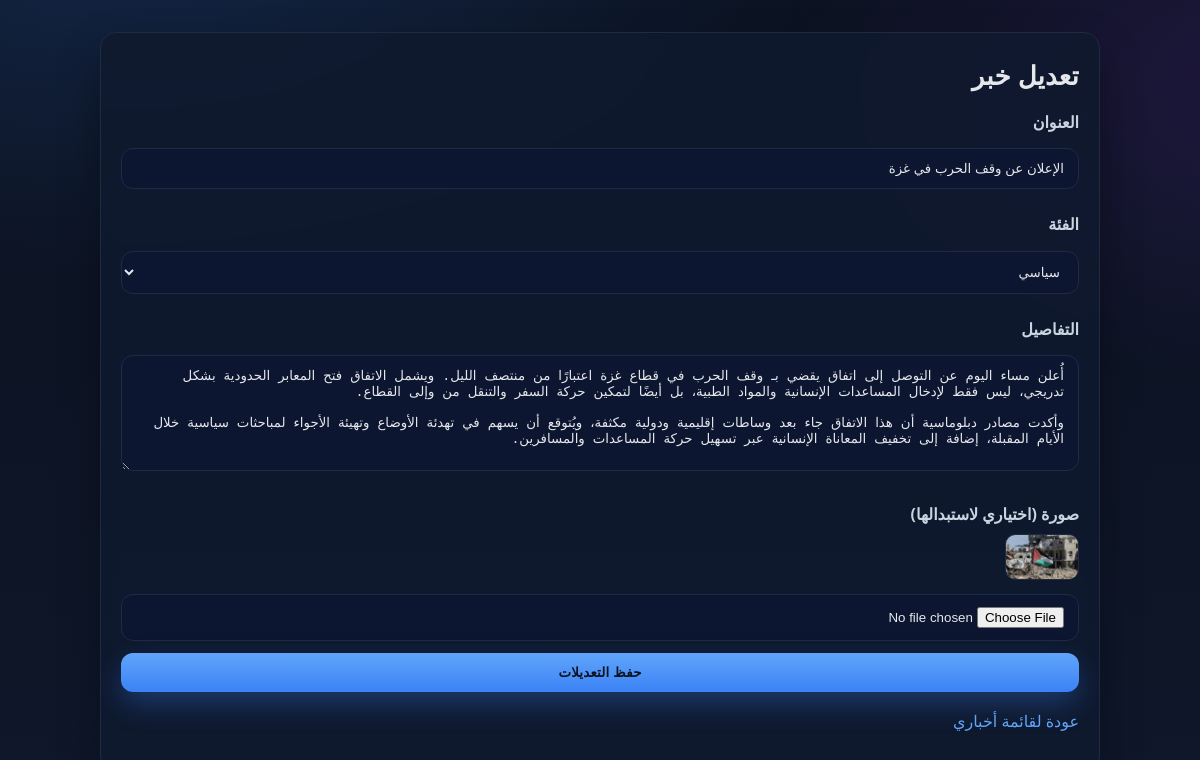
The page /news_app/news/edit.php?id=5 (signed in) on the database its author committed.
### tables this page shows
CREATE TABLE `news` (
  `id` int(11) NOT NULL,
  `title` varchar(200) NOT NULL,
  `category_id` int(11) NOT NULL,
  `details` text NOT NULL,
  `image_path` varchar(255) DEFAULT NULL,
  `user_id` int(11) NOT NULL,
  `is_deleted` tinyint(1) NOT NULL DEFAULT 0
);

CREATE TABLE `categories` (
  `id` int(11) NOT NULL,
  `name` varchar(120) NOT NULL
);

### news_app/helpers.php (called while the page is built, shortened)
<?php
function e($s): string {
    return htmlspecialchars($s ?? '', ENT_QUOTES, 'UTF-8');
}

### news_app/news/edit.php (the view, shortened to what this page needs)
<?php
require_once __DIR__ . '/../helpers.php';  require_login();
require_once __DIR__ . '/../config/db.php';
$userId = intval($_SESSION['user_id']);
$id = intval($_GET['id'] ?? 0);
$stmt = $conn->prepare("SELECT id, title, category_id, details, image_path
                        FROM news
                        WHERE id = ? AND user_id = ? AND is_deleted = 0
                        LIMIT 1");
$stmt->bind_param("ii", $id, $userId);
$stmt->execute();
$news = $stmt->get_result()->fetch_assoc();
$cats = [];
if ($r = $conn->query("SELECT id, name FROM categories ORDER BY name")) $cats = $r->fetch_all(MYSQLI_ASSOC);
?>
<!doctype html><html lang="ar" dir="rtl"><head>
<link rel="stylesheet" href="/web2-practical/news_app/assets/style.css">
</head><body>
<div class="box">
  <h2>تعديل خبر</h2>
  <form method="post" enctype="multipart/form-data">
    <label>العنوان</label>
    <input type="text" name="title" value="<?= e($news['title']) ?>">
    <label>الفئة</label>
    <select name="category_id">
      <?php foreach($cats as $c): ?>
        <option value="<?= e($c['id']) ?>" <?= ($news['category_id']==$c['id'])?'selected':'' ?>>
          <?= e($c['name']) ?>
        </option>
      <?php endforeach; ?>
    </select>
    <label>التفاصيل</label>
    <textarea name="details" rows="6"><?= e($news['details']) ?></textarea>
    <label>صورة (اختياري لاستبدالها)</label>
    <?php if ($news['image_path']): ?>
      <div><img class="thumb" src="<?= e($news['image_path']) ?>" alt=""></div>
    <?php endif; ?>
    <input type="file" name="image" accept=".jpg,.jpeg,.png,.gif,.webp">
    <button type="submit">حفظ التعديلات</button>
  </form>
  <p><a href="/web2-practical/news_app/news/list.php">عودة لقائمة أخباري</a></p>
</div>
</body></html>

### news_app/assets/style.css (style rules this page uses)
:root { --bg:#0b1220; --bg-2:#0f172a; --card:#0f1a2fdd; --border:#1f2a44; --text:#e5e7eb; --muted:#94a3b8; --brand:#60a5fa; --brand-600:#3b82f6; --success:#22c55e; --danger:#ef4444; --table-head:#17213a; --ring:#1d4ed8; --btn-base:#1e293b; --btn-text:#e5e7eb; --btn-hover1:#60a5fa; --btn-hover2:#3b82f6; }
html[dir="rtl"] body { direction:rtl }
* { box-sizing:border-box }
body { font-family:ui-sans-serif,system-ui,-apple-system,"Segoe UI",Arial,sans-serif; color:var(--text); background: radial-gradient(1200px 600px at 10% -10%, rgba(59,130,246,.18), transparent 60%), radial-gradient(900px 500px at 110% 10%, rgba(147,51,234,.15), transparent 60%), linear-gradient(180deg, var(--bg), var(--bg-2)); padding:24px; line-height:1.7; }
.box,.wrap,.card { max-width:1000px; margin:auto; background:var(--card); border:1px solid var(--border); border-radius:16px; padding:20px; box-shadow:0 20px 40px rgba(0,0,0,.35); backdrop-filter:blur(6px); }
h1,h2,h3 { margin:0 0 12px }
h2 { font-size:26px;letter-spacing:.2px }
a { color:var(--brand);text-decoration:none }
label { display:block;margin:10px 0 6px;font-weight:700;color:#cbd5e1 }
input,select,textarea { width:100%;padding:12px 14px;margin:6px 0 12px; border:1px solid var(--border);border-radius:12px; background:#0c1630;color:var(--text);outline:none; transition:box-shadow .15s,border-color .15s,background .15s; }
input::placeholder,textarea::placeholder { color:#64748b }
button { padding:12px 16px;border:0;border-radius:12px;width:100%;cursor:pointer; font-weight:800;letter-spacing:.2px;color:#0b1220; background:linear-gradient(180deg,var(--btn-hover1),var(--btn-hover2)); box-shadow:0 12px 28px rgba(59,130,246,.3); transition:transform .18s, filter .18s; }
.thumb { height:46px;width:74px;object-fit:cover;border-radius:10px;border:1px solid var(--border) }

### rows shown on the page
news: title "الإعلان عن وقف الحرب في غزة", category_id "سياسي", details "أُعلن مساء اليوم عن التوصل إلى اتفاق يقضي بـ وقف الحرب في قطاع غزة اعتبارًا من منتصف الليل. ويشمل الاتفاق فتح المعابر الحدودية بشكل تدريجي، ليس فقط لإدخال المساعدات الإنسانية والمواد الطبية، بل أيضًا لتمكين حركة السفر والتنقل من وإلى القطاع. وأكدت مصادر دبلوماسية أن هذا الاتفاق جاء بعد وساطات إقليمية ودولية مكثفة، ويُتوقع أن يسهم في تهدئة الأوضاع وتهيئة الأجواء لمباحثات سياسية خلال الأيام المقبلة، إضافة إلى تخفيف المعاناة الإنسانية عبر تسهيل حركة المساعدات والمسافرين.", image_path (picture)
